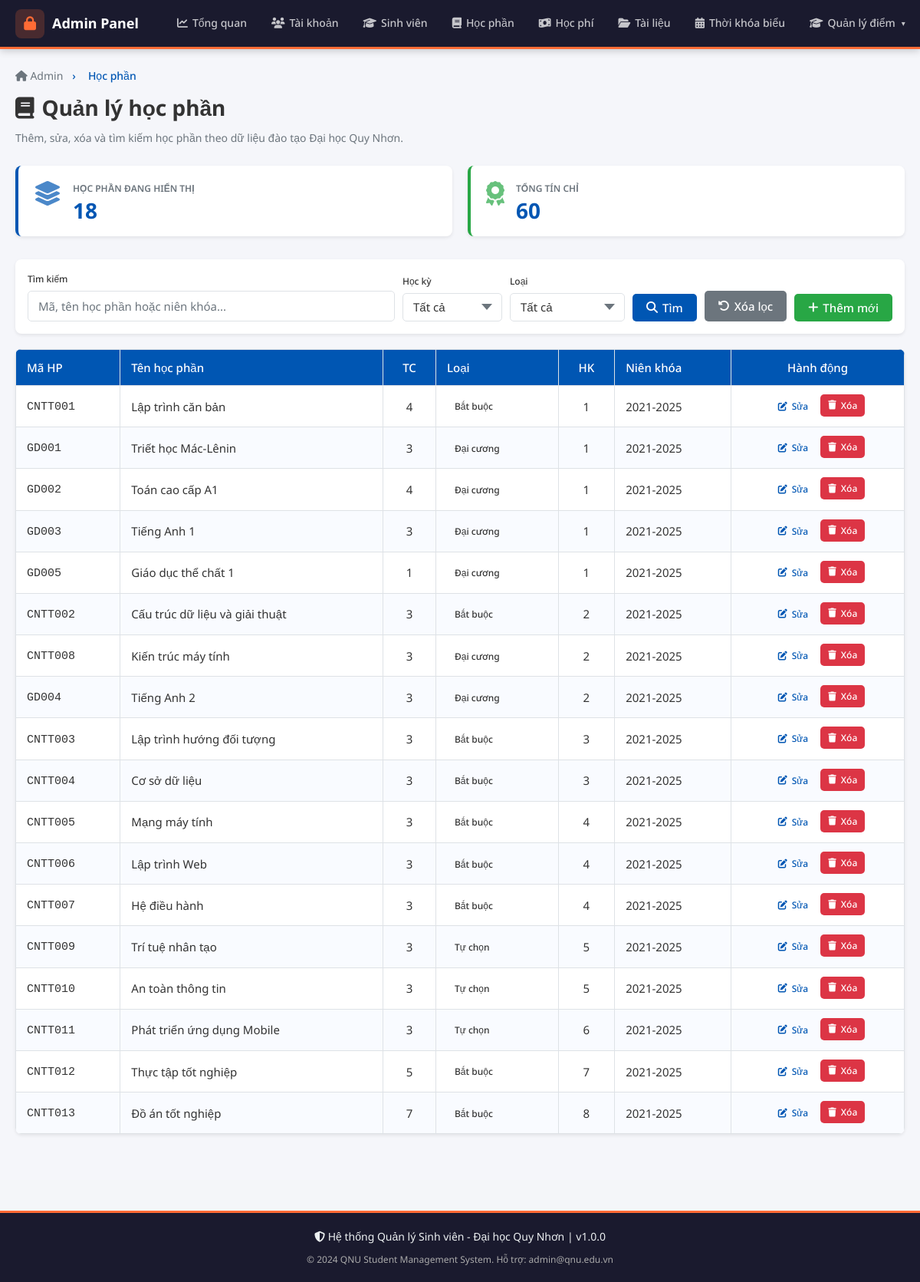
Screenshot of /admin/hoc_phan/index.php (signed in) with the database file from the repository.
### tables this page shows
CREATE TABLE IF NOT EXISTS `hoc_phan` (
  `id` INT AUTO_INCREMENT PRIMARY KEY,
  `ma_hp` VARCHAR(20) NOT NULL UNIQUE,
  `ten_hp` VARCHAR(150) NOT NULL,
  `so_tin_chi` INT NOT NULL DEFAULT 3,
  `loai` ENUM('Bắt buộc','Tự chọn','Đại cương') DEFAULT 'Bắt buộc',
  `hoc_ky` INT NOT NULL DEFAULT 1,
  `nien_khoa` VARCHAR(20),
  `thu` TINYINT DEFAULT NULL COMMENT '2=Thứ 2, ..., 8=Chủ nhật',
  `tiet_bat_dau` TINYINT DEFAULT NULL,
  `so_tiet` TINYINT DEFAULT NULL,
  `phong_hoc` VARCHAR(50) DEFAULT NULL,
  `giang_vien` VARCHAR(100) DEFAULT NULL,
  `si_so_toi_da` INT DEFAULT 50,
  `si_so_hien_tai` INT DEFAULT 0,
  `ma_hp_tien_quyet` VARCHAR(20) DEFAULT NULL
);

### includes/session.php (called while the page is built, shortened)
<?php
function e(string $str): string {
    return htmlspecialchars($str, ENT_QUOTES, 'UTF-8');
}
?>

### admin/hoc_phan/index.php (the view, shortened to what this page needs)
<?php
require_once ROOT . '/includes/session.php';
$db = getDB();
$search = trim($_GET['search'] ?? '');
$sql = 'SELECT * FROM hoc_phan WHERE 1 = 1';
$sql .= ' ORDER BY hoc_ky ASC, ma_hp ASC';
$stmt = $db->prepare($sql);
$stmt->execute();
$list = $stmt->get_result()->fetch_all(MYSQLI_ASSOC);
$totalCredits = array_sum(array_map(static fn($row) => (int)$row['so_tin_chi'], $list));
require_once ROOT . '/includes/admin/header_admin.php';
?>
<?php require_once ROOT . '/includes/admin/navbar_admin.php'; ?>
<div class="admin-wrapper">
  <div class="admin-container">
    <div class="page-title fade-in">
      <div class="breadcrumb">
        <a href="<?= BASE_URL ?>/admin/dashboard.php"><i class="fas fa-home"></i> Admin</a>
        <span>›</span><span>Học phần</span>
      </div>
      <h1><i class="fas fa-book"></i> Quản lý học phần</h1>
      <p>Thêm, sửa, xóa và tìm kiếm học phần theo dữ liệu đào tạo Đại học Quy Nhơn.</p>
    </div>
    <div class="admin-grid fade-in">
      <div class="stat-card">
        <i class="fas fa-layer-group"></i>
        <div>
          <h3>Học phần đang hiển thị</h3>
          <div class="stat-value"><?= count($list) ?></div>
        </div>
      </div>
      <div class="stat-card" style="border-left-color:#28a745">
        <i class="fas fa-award" style="color:#28a745"></i>
        <div>
          <h3>Tổng tín chỉ</h3>
          <div class="stat-value"><?= $totalCredits ?></div>
        </div>
      </div>
    </div>
    <div class="card fade-in">
      <div class="card-body" style="padding:16px">
        <form method="GET" class="action-bar" style="align-items:flex-end;margin-bottom:0">
          <div class="form-group search-box" style="margin:0">
            <label style="font-size:12px">Tìm kiếm</label>
            <input type="text" name="search" class="form-control" placeholder="Mã, tên học phần hoặc niên khóa..." value="<?= e($search) ?>">
          </div>
          <div class="form-group" style="margin:0;min-width:130px">
            <label style="font-size:12px">Học kỳ</label>
            <select name="hoc_ky" class="form-control">
              <option value="0">Tất cả</option>
            </select>
          </div>
          <div class="form-group" style="margin:0;min-width:150px">
            <label style="font-size:12px">Loại</label>
            <select name="loai" class="form-control">
              <option value="">Tất cả</option>
            </select>
          </div>
          <button type="submit" class="btn btn-primary"><i class="fas fa-search"></i> Tìm</button>
          <a href="<?= BASE_URL ?>/admin/hoc_phan/index.php" class="btn btn-secondary"><i class="fas fa-rotate-left"></i> Xóa lọc</a>
          <button type="button" class="btn btn-success" onclick="showAddForm()"><i class="fas fa-plus"></i> Thêm mới</button>
        </form>
      </div>
    </div>
    <div class="card fade-in">
      <div class="card-body" style="padding:0">
        <?php if (!$list): ?>
          <div style="padding:40px;text-align:center;color:#777">
            <i class="fas fa-inbox" style="font-size:42px;margin-bottom:12px;display:block"></i>
            Không tìm thấy học phần phù hợp.
          </div>
        <?php else: ?>
          <div class="table-wrap">
            <table>
              <thead>
                <tr>
                  <th>Mã HP</th>
                  <th>Tên học phần</th>
                  <th style="text-align:center">TC</th>
                  <th>Loại</th>
                  <th style="text-align:center">HK</th>
                  <th>Niên khóa</th>
                  <th style="text-align:center">Hành động</th>
                </tr>
              </thead>
              <tbody>
                <?php foreach ($list as $row): ?>
                  <tr>
                    <td><code><?= e($row['ma_hp']) ?></code></td>
                    <td><?= e($row['ten_hp']) ?></td>
                    <td style="text-align:center"><?= (int)$row['so_tin_chi'] ?></td>
                    <td><span class="badge"><?= e($row['loai']) ?></span></td>
                    <td style="text-align:center"><?= (int)$row['hoc_ky'] ?></td>
                    <td><?= e($row['nien_khoa'] ?? '') ?></td>
                    <td style="text-align:center">
                      <div class="table-actions">
                        <a class="btn btn-sm btn-info" href="?action=edit&id=<?= (int)$row['id'] ?>&search=<?= urlencode($search) ?>">
                          <i class="fas fa-edit"></i> Sửa
                        </a>
                        <form method="POST" style="display:inline" onsubmit="return confirm('Xóa học phần này?')">
                          <button type="submit" class="btn btn-sm btn-danger"><i class="fas fa-trash"></i> Xóa</button>
                        </form>
                      </div>
                    </td>
                  </tr>
                <?php endforeach; ?>
              </tbody>
            </table>
          </div>
        <?php endif; ?>
      </div>
    </div>
  </div>
</div>
<?php require_once ROOT . '/includes/admin/footer_admin.php'; ?>
</body>
</html>

### assets/css/style.css (style rules this page uses)
:root { --primary: #0056B3; --primary-dark: #003d80; --primary-light: #e8f0fb; --bg: #F4F6F9; --white: #FFFFFF; --text: #333333; --text-muted: #6C757D; --success: #28A745; --danger: #DC3545; --warning: #FFC107; --info: #17A2B8; --border: #dee2e6; --shadow: 0 2px 8px rgba(0,0,0,.08); --shadow-md: 0 4px 16px rgba(0,0,0,.12); --radius: 8px; --radius-sm: 5px; --sidebar-w: 250px; --header-h: 64px; --transition: .1s ease; --font-sans: 'Noto Sans', 'Roboto', Arial, 'Helvetica Neue', sans-serif; }
*, *::before, *::after { box-sizing: border-box; margin: 0; padding: 0; }
html { scroll-behavior: smooth; }
body { font-family: var(--font-sans); font-size: 16px; color: var(--text); background: var(--bg); line-height: 1.6; text-rendering: optimizeLegibility; -webkit-font-smoothing: antialiased; -moz-osx-font-smoothing: grayscale; }
a { color: var(--primary); text-decoration: none; transition: color var(--transition); }
h1 { font-size: 26px; font-weight: 700; }
h3 { font-size: 18px; font-weight: 700; }
.btn { display: inline-flex; align-items: center; gap: 6px; padding: 8px 18px; font-size: 15px; font-family: var(--font-sans); font-weight: 500; border-radius: var(--radius-sm); border: none; cursor: pointer; transition: background var(--transition), transform .1s, box-shadow var(--transition); white-space: nowrap; }
.btn-primary { background: var(--primary); color: #fff; }
.btn-success { background: var(--success); color: #fff; }
.btn-danger { background: var(--danger); color: #fff; }
.btn-secondary { background: #6C757D; color: #fff; }
.btn-sm { padding: 5px 12px; font-size: 13px; }
.card { background: var(--white); border-radius: var(--radius); box-shadow: var(--shadow); overflow: hidden; }
.card-body { padding: 20px; }
.table-wrap { overflow-x: auto; }
table { width: 100%; border-collapse: collapse; font-size: 15px; }
table th, table td { padding: 11px 14px; text-align: left; border: 1px solid var(--border); vertical-align: middle; }
table thead tr { background: var(--primary); color: #fff; }
table thead th { font-weight: 500; }
table tbody tr:nth-child(even) { background: #f9fbff; }
.form-group { margin-bottom: 18px; }
.form-group label { display: block; font-size: 14px; font-weight: 500; margin-bottom: 6px; color: var(--text); }
.form-control { width: 100%; padding: 9px 13px; font-size: 15px; font-family: var(--font-sans); color: var(--text); background: var(--white); border: 1.5px solid var(--border); border-radius: var(--radius-sm); transition: border-color var(--transition), box-shadow var(--transition); outline: none; }
.form-control::placeholder { color: var(--text-muted); }
select.form-control { appearance: none; background-repeat: no-repeat; background-position: right 12px center; padding-right: 32px; }
.badge { display: inline-block; padding: 3px 10px; border-radius: 20px; font-size: 12px; font-weight: 500; white-space: nowrap; }
.page-title { margin-bottom: 22px; }
.page-title h1 { color: var(--primary); font-size: 24px; margin-bottom: 4px; }
.page-title p { color: var(--text-muted); font-size: 14px; }
.page-title .breadcrumb { display: flex; gap: 8px; font-size: 14px; color: var(--text-muted); margin-bottom: 8px; }
.page-title .breadcrumb a { color: var(--text-muted); }
.page-title .breadcrumb span { color: var(--primary); font-weight: 500; }
.stat-card { background: var(--white); border-radius: var(--radius); padding: 20px; box-shadow: var(--shadow); display: flex; align-items: center; gap: 16px; border-left: 4px solid transparent; transition: transform var(--transition), box-shadow var(--transition); }
.stat-value { font-size: 26px; font-weight: 700; line-height: 1; margin-bottom: 4px; }
.fade-in { animation: fadeIn .12s cubic-bezier(0.34, 1.56, 0.64, 1); }

### rows the page displays
hoc_phan: ma_hp "CNTT001", ten_hp "Lập trình căn bản", so_tin_chi "4", loai "Bắt buộc", hoc_ky "1", nien_khoa "2021-2025"
hoc_phan: ma_hp "GD001", ten_hp "Triết học Mác-Lênin", so_tin_chi "3", loai "Đại cương", hoc_ky "1", nien_khoa "2021-2025"
hoc_phan: ma_hp "GD002", ten_hp "Toán cao cấp A1", so_tin_chi "4", loai "Đại cương", hoc_ky "1", nien_khoa "2021-2025"
hoc_phan: ma_hp "GD003", ten_hp "Tiếng Anh 1", so_tin_chi "3", loai "Đại cương", hoc_ky "1", nien_khoa "2021-2025"
hoc_phan: ma_hp "GD005", ten_hp "Giáo dục thể chất 1", so_tin_chi "1", loai "Đại cương", hoc_ky "1", nien_khoa "2021-2025"
hoc_phan: ma_hp "CNTT002", ten_hp "Cấu trúc dữ liệu và giải thuật", so_tin_chi "3", loai "Bắt buộc", hoc_ky "2", nien_khoa "2021-2025"
hoc_phan: ma_hp "CNTT008", ten_hp "Kiến trúc máy tính", so_tin_chi "3", loai "Đại cương", hoc_ky "2", nien_khoa "2021-2025"
hoc_phan: ma_hp "GD004", ten_hp "Tiếng Anh 2", so_tin_chi "3", loai "Đại cương", hoc_ky "2", nien_khoa "2021-2025"
hoc_phan: ma_hp "CNTT003", ten_hp "Lập trình hướng đối tượng", so_tin_chi "3", loai "Bắt buộc", hoc_ky "3", nien_khoa "2021-2025"
hoc_phan: ma_hp "CNTT004", ten_hp "Cơ sở dữ liệu", so_tin_chi "3", loai "Bắt buộc", hoc_ky "3", nien_khoa "2021-2025"
hoc_phan: ma_hp "CNTT005", ten_hp "Mạng máy tính", so_tin_chi "3", loai "Bắt buộc", hoc_ky "4", nien_khoa "2021-2025"
hoc_phan: ma_hp "CNTT006", ten_hp "Lập trình Web", so_tin_chi "3", loai "Bắt buộc", hoc_ky "4", nien_khoa "2021-2025"
hoc_phan: ma_hp "CNTT007", ten_hp "Hệ điều hành", so_tin_chi "3", loai "Bắt buộc", hoc_ky "4", nien_khoa "2021-2025"
hoc_phan: ma_hp "CNTT009", ten_hp "Trí tuệ nhân tạo", so_tin_chi "3", loai "Tự chọn", hoc_ky "5", nien_khoa "2021-2025"
hoc_phan: ma_hp "CNTT010", ten_hp "An toàn thông tin", so_tin_chi "3", loai "Tự chọn", hoc_ky "5", nien_khoa "2021-2025"
hoc_phan: ma_hp "CNTT011", ten_hp "Phát triển ứng dụng Mobile", so_tin_chi "3", loai "Tự chọn", hoc_ky "6", nien_khoa "2021-2025"
hoc_phan: ma_hp "CNTT012", ten_hp "Thực tập tốt nghiệp", so_tin_chi "5", loai "Bắt buộc", hoc_ky "7", nien_khoa "2021-2025"
hoc_phan: ma_hp "CNTT013", ten_hp "Đồ án tốt nghiệp", so_tin_chi "7", loai "Bắt buộc", hoc_ky "8", nien_khoa "2021-2025"

### other values shown
count($list) "18"
$totalCredits "60"
APP_VERSION "1.0.0"
